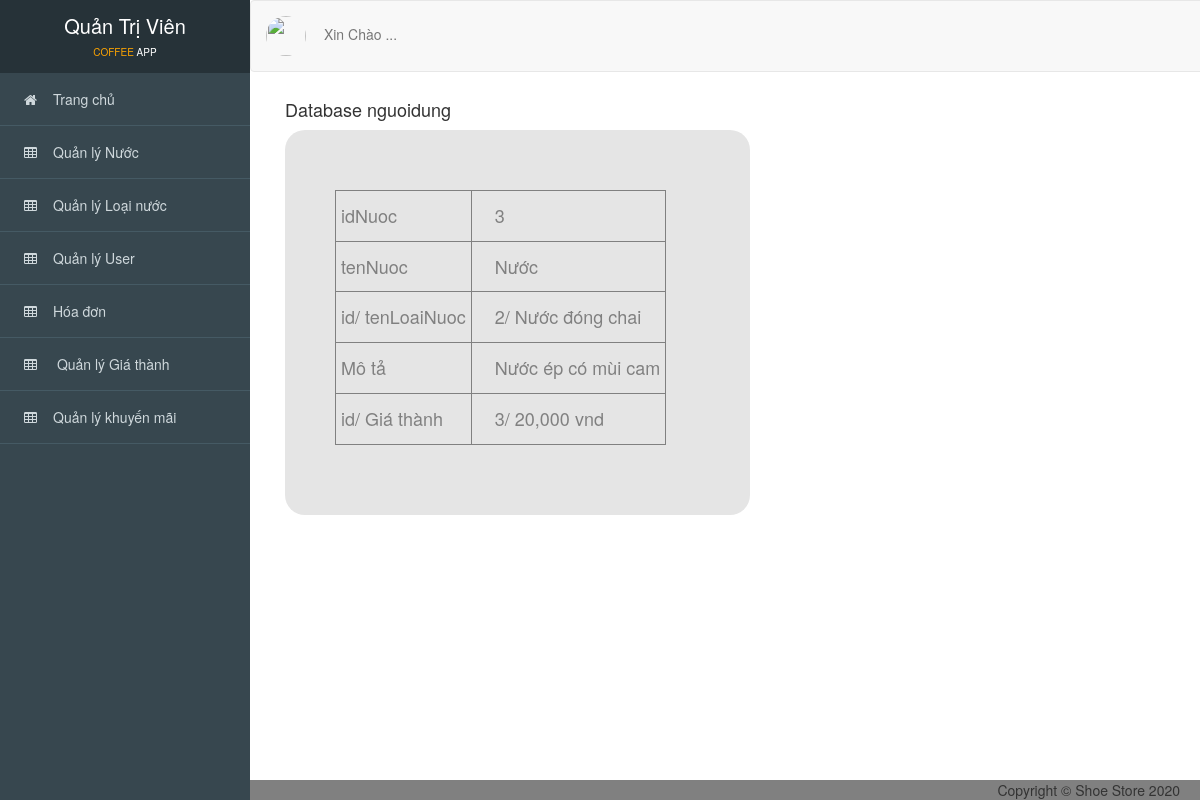
The app's page /Admin/index.php?action=xemnuoc&id=3, older data.
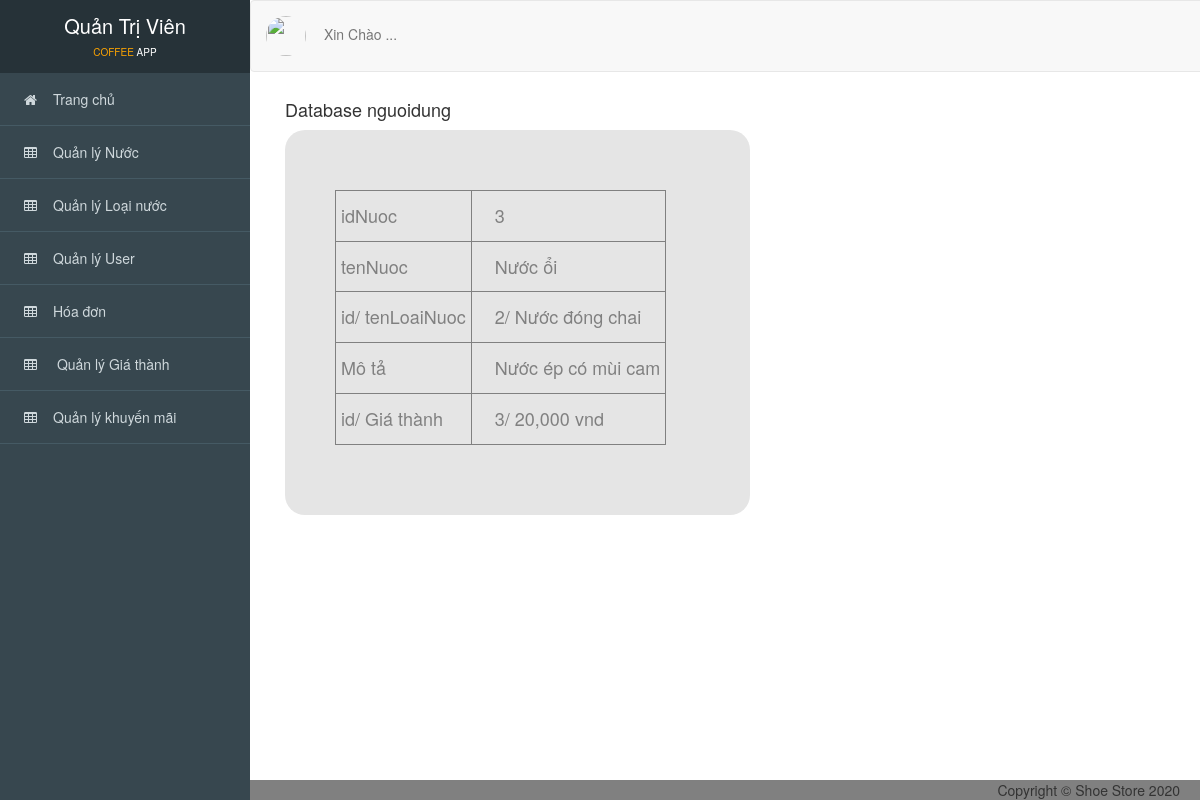
The same page, newer data.
### tables this page shows
CREATE TABLE `nuoc` (
  `idNuoc` int(11) NOT NULL,
  `idLoaiNuoc` int(11) NOT NULL,
  `tenNuoc` varchar(255) NOT NULL,
  `hinhanh` varchar(255) NOT NULL,
  `mota` varchar(255) NOT NULL,
  `idGiaThanh` int(11) NOT NULL
);

CREATE TABLE `loainuoc` (
  `idLoaiNuoc` int(11) NOT NULL,
  `tenLN` varchar(255) NOT NULL
);

CREATE TABLE `giathanh` (
  `idGiaThanh` int(11) NOT NULL,
  `GiaNiemYet` double NOT NULL,
  `idKM` int(11) NOT NULL
);

### Admin/controller_admin/quanlynuoc.php (called while the page is built, shortened)
<?php
    require_once('./model_admin/nuoc.php');
    class nuocController
    {
    	var $nuoc_controller;
    	public function __construct()
    	{
    		$this->nuoc_controller = new nuoc();
    	}
        public function details()
        {
            $id = isset($_GET['id']) ? $_GET['id'] : 1;
            $data = $this->nuoc_controller->find($id);
            require_once('views_admin/index.php');
        }
       }
?>

### Admin/model_admin/ketnoi.php (called while the page is built, shortened)
<?php
    class ketnoi
    {
    	function __construct()
    	{
    		$host = "localhost";
    		$username ="root";
    		$password = "";
    		$dbname = "coffe_app";
    		$this->connect = new mysqli($host,$username,$password,$dbname);
    	}
    }
?>

### Admin/model_admin/nuoc.php (called while the page is built, shortened)
<?php
    require_once('ketnoi.php');
    class nuoc
    {
    	var $conn;
    	function __construct()
    	{
    		$connect_obj = new ketnoi();
            $this->conn = $connect_obj->connect;
    	}
        function find($id)
        {
            $query = "SELECT * FROM nuoc
                        INNER JOIN loainuoc
                        ON nuoc.idLoaiNuoc = loainuoc.idLoaiNuoc
                        INNER JOIN giathanh
                        ON nuoc.idGiaThanh = giathanh.idGiaThanh
                         WHERE idNuoc=$id";
            return $this->conn->query($query)->fetch_assoc();
        }
}
?>

### Admin/views_admin/nuoc/xem.php (the view)
<div id="viewport">
<div class="container-fluid row" id="noidung">
      <h4>Database nguoidung</h4>
      <div class="col-sm-6" style="background-color: #e5e5e5; padding: 60px 50px 10px; color:gray;border-radius: 20px; float:left;">
        <table border="1" cellpadding="5">
          <tr>
            <td><h4>idNuoc </h4></td>
            <td><h4> &emsp;<?= $data['idNuoc'];   ?>  </h4></td>
          </tr>
          <tr>
            <td><h4>tenNuoc </h4></td>
            <td><h4> &emsp;<?= $data['tenNuoc'];   ?>  </h4></td>
          </tr>
          <tr>
            <td><h4>id/ tenLoaiNuoc</h4></td>
            <td><h4> &emsp;<?= $data['idLoaiNuoc'];?>/ <?= $data['tenLN']; ?>  </h4></td>
          </tr>
          <tr>
            <td><h4>Mô tả </h4></td>
            <td><h4> &emsp;<?= $data['mota'];   ?>  </h4></td>
          </tr>
          <tr>
            <td><h4>id/ Giá thành </h4></td>
            <td><h4> &emsp;<?= $data['idGiaThanh'];?>/ <?= number_format($data['GiaNiemYet']);?> vnd  </h4></td>
          </tr>
        </table>
        <br>
        <br>
        <br>
      </div>
      <div class="col-sm-6" style="padding: 60px;">
        <h4> &emsp;<img src="public_admin/image/nuoc/<?= $data['hinhanh'];?>" alt=""></h4>
      </div>
</div>
</div>

Row changes from the older to the newer data that the page shows:
changed nuoc "Nước ép có mùi cam": tenNuoc "Nước" → "Nước ổi"
